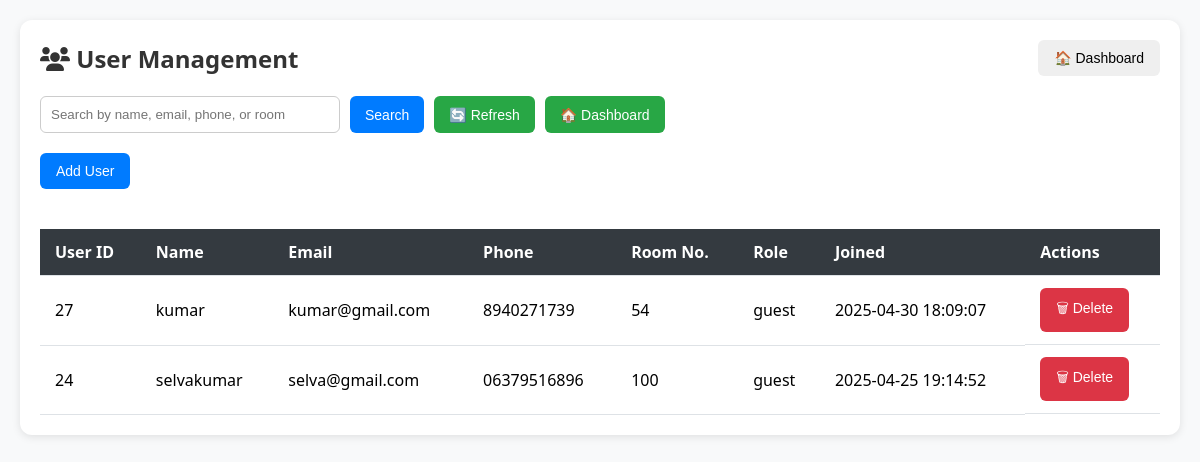
/admin/users.php, run on the app's committed database.
### tables this page shows
CREATE TABLE `users` (
  `id` int(11) NOT NULL,
  `fullname` varchar(100) NOT NULL,
  `email` varchar(100) NOT NULL,
  `phone` varchar(20) NOT NULL,
  `room_number` varchar(10) NOT NULL,
  `password` varchar(255) NOT NULL,
  `created_at` datetime NOT NULL,
  `username` varchar(50) DEFAULT NULL,
  `role` varchar(20) DEFAULT 'guest'
);

### admin/users.php (the view, shortened to what this page needs)
<?php
require_once __DIR__ . '/../includes/db_connect.php';
$search = isset($_GET['search']) ? trim($_GET['search']) : '';
$sql = "SELECT id, fullname, email, phone, room_number, role, created_at FROM users";
$params = [];
$sql .= " ORDER BY created_at DESC";
try {
    $stmt = $conn->prepare($sql);
    $stmt->execute($params);
    $users = $stmt->fetchAll();
} catch (PDOException $e) {
    die("Database error: " . $e->getMessage());
}
?>
<!DOCTYPE html>
<html lang="en">
<head>
    <link rel="stylesheet" href="../assets/css/user.css">
    <link rel="stylesheet" href="https://cdnjs.cloudflare.com/ajax/libs/font-awesome/6.0.0/css/all.min.css"></head>
<body>
<section class="user-management">
    <div class="section-header">
        <h2><i class="fas fa-users"></i> User Management</h2>
        <button type="button" class="btn btn-secondary" onclick="location.href='dashboard.php'">🏠 Dashboard</button>
    </div>
    <form method="GET" action="users.php" class="search-form">
        <input type="text" name="search" placeholder="Search by name, email, phone, or room" value="<?= htmlspecialchars($search) ?>">
        <button type="submit" class="btn btn-secondary">Search</button>
        <button type="button" onclick="location.href='users.php'" class="btn btn-secondary">🔄 Refresh</button>
        <button type="button" class="btn btn-secondary" onclick="location.href='dashboard.php'">🏠 Dashboard</button>
    </form>
<button type="button" class="btn btn-primary" onclick="toggleAddUserForm()">Add User</button>
    <div class="users-table-container">
        <?php if (count($users) > 0): ?>
        <table class="data-table">
            <thead>
                <tr>
                    <th>User ID</th>
                    <th>Name</th>
                    <th>Email</th>
                    <th>Phone</th>
                    <th>Room No.</th>
                    <th>Role</th>
                    <th>Joined</th>
                    <th>Actions</th>
                </tr>
            </thead>
            <tbody>
                <?php foreach ($users as $user): ?>
                <tr>
                    <td><?= htmlspecialchars($user['id']) ?></td>
                    <td><?= htmlspecialchars($user['fullname']) ?></td>
                    <td><?= htmlspecialchars($user['email']) ?></td>
                    <td><?= htmlspecialchars($user['phone']) ?></td>
                    <td><?= htmlspecialchars($user['room_number']) ?></td>
                    <td><?= htmlspecialchars($user['role']) ?></td>
                    <td><?= htmlspecialchars($user['created_at']) ?></td>
                    <td>
                        <form method="POST" action="users.php" onsubmit="return confirm('Delete this user?');" style="display:inline;">
                            <button type="submit" name="delete_user" class="btn btn-danger">🗑 Delete</button>
                        </form>
                    </td>
                </tr>
                <?php endforeach; ?>
            </tbody>
        </table>
        <?php else: ?>
            <p>No users found for your search.</p>
        <?php endif; ?>
    </div>
</section>
</body>
</html>

### assets/css/user.css (style rules this page uses)
* { box-sizing: border-box; margin: 0; padding: 0; }
body { font-family: 'Segoe UI', Tahoma, Geneva, Verdana, sans-serif; background-color: #f8f9fa; padding: 20px; }
h2 { font-size: 24px; color: #333; }
.user-management { background: #fff; padding: 20px; border-radius: 12px; box-shadow: 0 2px 8px rgba(0, 0, 0, 0.1); }
.section-header { display: flex; justify-content: space-between; align-items: center; margin-bottom: 20px; }
.search-form { display: flex; gap: 10px; margin-bottom: 20px; }
.search-form input { padding: 10px; border-radius: 6px; border: 1px solid #ccc; width: 300px; transition: all 0.3s ease-in-out; }
.search-form button { padding: 10px 15px; border-radius: 6px; background-color: #007bff; color: white; border: none; cursor: pointer; transition: background-color 0.3s ease; }
.search-form button[type="button"] { background-color: #28a745; }
.users-table-container { overflow-x: auto; margin-top: 20px; }
.data-table { width: 100%; border-collapse: collapse; margin-top: 20px; animation: fadeIn 1s ease; }
.data-table thead { background-color: #343a40; color: #fff; }
.data-table th, .data-table td { padding: 12px 15px; text-align: left; border-bottom: 1px solid #dee2e6; }
.data-table td:last-child { display: flex; gap: 10px; }
.btn { padding: 10px 16px; border: none; border-radius: 6px; font-size: 14px; cursor: pointer; transition: transform 0.3s ease; }
.btn-danger { background-color: #dc3545; color: white; }
.btn-primary { background-color: #007bff; color: white; }
.search-form button[type="button"] { background-color: #28a745; color: white; }

### data on the page
users: id "27", fullname "kumar", email "kumar@gmail.com", phone "8940271739", room_number "54", role "guest", created_at "2025-04-30 18:09:07"
users: id "24", fullname "selvakumar", email "selva@gmail.com", phone "06379516896", room_number "100", role "guest", created_at "2025-04-25 19:14:52"
